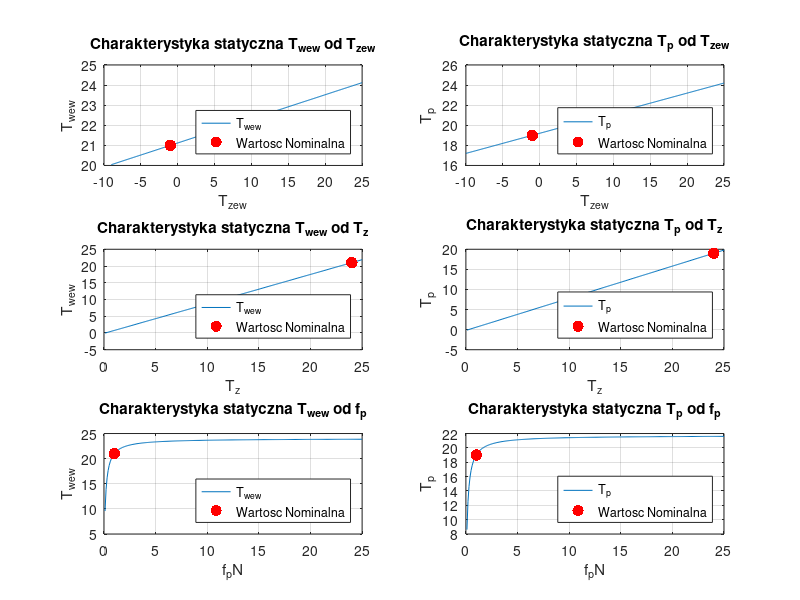

Reproduce this figure in MATLAB.
close all;
%%%%%%%%%%%%%%%%%%%%%%%%%%%%%%%%%%%%%%%%%%%%%%%%%%%%%%%%%%%%%%%%%
% NOMINALNE WARTOSCI
T_zewN = -1;  % 'C
T_zN = 24;    % 'C
T_pN = 19;    % 'C
T_wewN = 21;  % 'C
f_pN = 1;     % m^3/s
c_p = 1000; % J/(kg*K)
ro_p = 1.2; % kg/m^3
dl = 20;   % m
szer = 10; % m
h_w = 5;   % m
h_p = 1.5; % m
V_w = dl*szer*h_w;   % m
V_p = dl*szer*h_p/3; % m dach jest ostroslupem
C_vw = c_p*ro_p*V_w;   % J/K
C_vp = c_p*ro_p*V_p;   % J/k
%%%%%%%%%%%%%%%%%%%%%%%%%%%%%%%%%%%%%%%%%%%%%%%%%%%%%%%%%%%%%%%%%
% Do zmniejszenia zapisu
a=c_p*ro_p*f_pN;
% Pro_porcja K
p=0.25;
% Obliczanie wspolczynnikow K
A = [(T_wewN-T_pN), (T_wewN-T_zewN); 
     (T_wewN-T_pN), (-p*(T_pN-T_zewN))];
B = [a*(T_zN-T_wewN); 0];
K_matrix = inv(A)*B;
% Wspolczynniki przenikalnosci cieplnej K
K_1=K_matrix(1,1); % W/K
K_w=K_matrix(2,1); % W/K
K_p=p*K_w;         % W/K
%%%%%%%%%%%%%%%%%%%%%%%%%%%%%%%%%%%%%%%%%%%%%%%%%%%%%%%%%%%%%%%%%






T_zew1 = T_zewN;                                                   
T_wew1 = T_wewN;                                                   
T_p1 = T_pN;                                                     
f_p1 = f_pN;
T_z1 = T_zN;                                                     
a = c_p*ro_p*f_pN;
M=1/(K_1+K_p);


figure();
subplot(321);
T_zew1=-9:0.1:25;
T_wewp = (c_p*ro_p*f_p1*T_z1+K_1*K_p*T_zew1*M +K_w*T_zew1)./(c_p*ro_p*f_p1+K_1+K_w-(K_1^2)*M) ;
T_po = (K_1*T_wewp+K_p*T_zew1)*M;
plot(T_zew1,T_wewp);
xlabel('T_{zew}');
ylabel('T_{wew}');
title('Charakterystyka statyczna T_{wew} od T_{zew}');
hold on;
plot(T_zewN, T_wewN, 'r.','Markersize',25);
grid on;
legend("T_{wew}","Wartosc Nominalna",'Location','SouthEast')


T_zew1 = T_zewN;                                                   
T_wew1 = T_wewN;                                                   
T_p1 = T_pN;                                                     
f_p1 = f_pN;
T_z1 = T_zN;                                                     
a = c_p*ro_p*f_pN;
M=1/(K_1+K_p);

subplot(323);
T_z1=0.1:0.1:25;
T_wewp = (c_p*ro_p*f_p1*T_z1+K_1*K_p*T_zew1*M +K_w*T_zew1)./(c_p*ro_p*f_p1+K_1+K_w-(K_1^2)*M) ;
T_po = (K_1*T_wewp+K_p*T_zew1)*M;
plot(T_z1,T_wewp);
xlabel('T_{z}');
ylabel('T_{wew}');
hold on;
plot(T_zN, T_wewN, 'r.','Markersize',25);
title('Charakterystyka statyczna T_{wew} od T_{z}');
grid on;
legend("T_{wew}","Wartosc Nominalna",'Location','SouthEast')

T_zew1 = T_zewN;                                                   
T_wew1 = T_wewN;                                                   
T_p1 = T_pN;                                                     
f_p1 = f_pN;
T_z1 = T_zN;                                                     
a = c_p*ro_p*f_pN;
M=1/(K_1+K_p);

subplot(325);
f_p1=0.1:0.1:25;
T_wewp = (c_p*ro_p*f_p1*T_z1+K_1*K_p*T_zew1*M +K_w*T_zew1)./(c_p*ro_p*f_p1+K_1+K_w-(K_1^2)*M) ;
T_po = (K_1*T_wewp+K_p*T_zew1)*M;
plot(f_p1,T_wewp);
xlabel('f_pN');
ylabel('T_{wew}');
hold on;
plot(f_pN, T_wewN, 'r.','Markersize',25);
title('Charakterystyka statyczna T_{wew} od f_{p}');
grid on;
legend("T_{wew}","Wartosc Nominalna",'Location','SouthEast')

T_zew1 = T_zewN;                                                   
T_wew1 = T_wewN;                                                   
T_p1 = T_pN;                                                     
f_p1 = f_pN;
T_z1 = T_zN;                                                     
a = c_p*ro_p*f_pN;
M=1/(K_1+K_p);


subplot(322);
T_zew1=-10:0.1:25;
T_wewp = (c_p*ro_p*f_p1*T_z1+K_1*K_p*T_zew1*M +K_w*T_zew1)./(c_p*ro_p*f_p1+K_1+K_w-(K_1^2)*M) ;
T_po = (K_1*T_wewp+K_p*T_zew1)*M;
plot(T_zew1,T_po);
xlabel('T_{zew}');
ylabel('T_{p}');
title('Charakterystyka statyczna T_{p} od T_{zew}');
hold on;
plot(T_zewN, T_pN, 'r.','Markersize',25);
grid on;
legend('T_{p}','Wartosc Nominalna','Location','SouthEast')

T_zew1 = T_zewN;                                                   
T_wew1 = T_wewN;                                                   
T_p1 = T_pN;                                                     
f_p1 = f_pN;
T_z1 = T_zN;                                                     
a = c_p*ro_p*f_pN;
M=1/(K_1+K_p);
subplot(324);
T_z1=0.1:0.1:25;
T_wewp = (c_p*ro_p*f_p1*T_z1+K_1*K_p*T_zew1*M +K_w*T_zew1)./(c_p*ro_p*f_p1+K_1+K_w-(K_1^2)*M) ;
T_po = (K_1*T_wewp+K_p*T_zew1)*M;
plot(T_z1,T_po);
xlabel('T_{z}');
ylabel('T_{p}');
hold on;
plot(T_zN, T_pN, 'r.','Markersize',25);
title('Charakterystyka statyczna T_{p} od T_{z}');
grid on;
legend('T_{p}','Wartosc Nominalna','Location','SouthEast')

subplot(326);
T_zew1 = T_zewN;                                                   
T_wew1 = T_wewN;                                                   
T_p1 = T_pN;                                                     
f_p1 = f_pN;
T_z1 = T_zN;                                                     
a = c_p*ro_p*f_pN;
M=1/(K_1+K_p);
f_p1=0.1:0.1:25;
T_wewp = (c_p*ro_p*f_p1*T_z1+K_1*K_p*T_zew1*M +K_w*T_zew1)./(c_p*ro_p*f_p1+K_1+K_w-(K_1^2)*M) ;
T_po = (K_1*T_wewp+K_p*T_zew1)*M;
plot(f_p1,T_po);
xlabel('f_pN');
ylabel('T_{p}');
hold on;
plot(f_pN, T_pN, 'r.','Markersize',25);
title('Charakterystyka statyczna T_{p} od f_{p}');
grid on;
legend('T_{p}','Wartosc Nominalna','Location','SouthEast')


